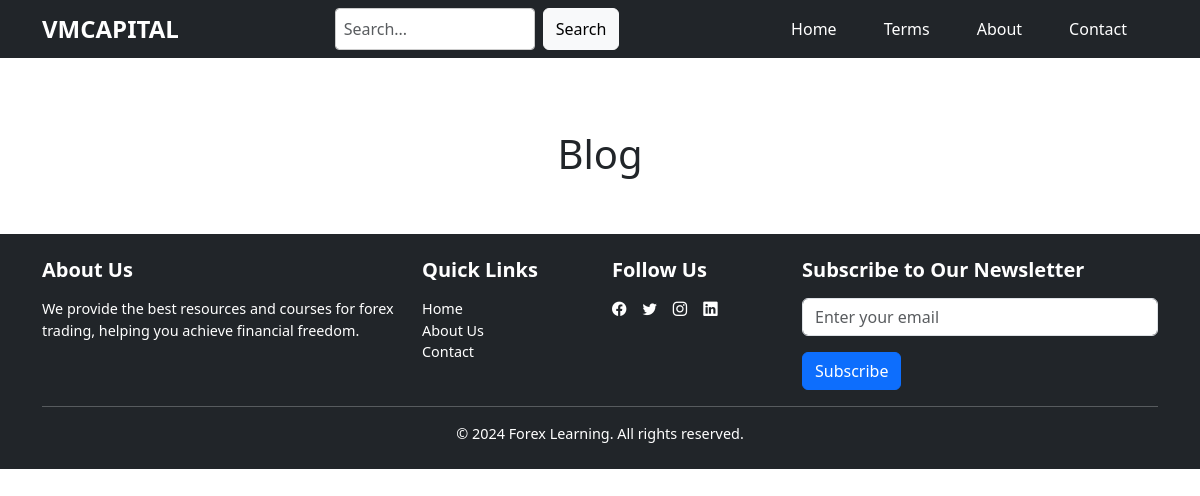
/blog/, run on an earlier commit of the app's database.
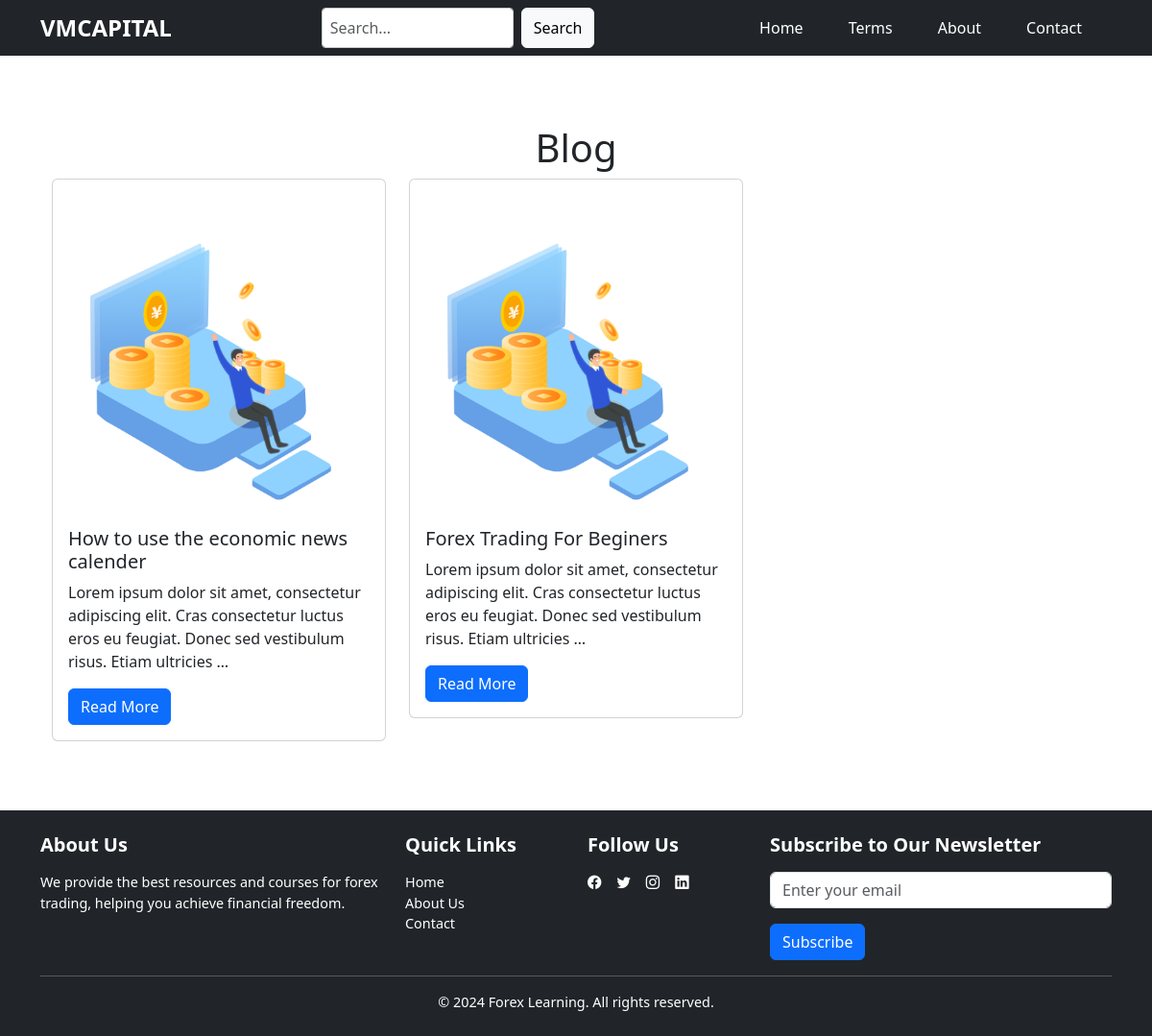
And on a later commit of the database.
### apps/blog/models.py (models this page shows, shortened)
class BlogPost(models.Model):
    title = models.CharField(max_length=255)
    slug = models.SlugField(unique=True, blank=True)
    content = models.TextField()
    author = models.CharField(max_length=100)
    created_at = models.DateTimeField(auto_now_add=True)
    updated_at = models.DateTimeField(auto_now=True)
    image = models.ImageField(upload_to='blog_images/', blank=True, null=True)

### apps/blog/views.py (the view)
# urls.py: path('', views.blog_list, name='blog_list'),
def blog_list(request):
    posts = BlogPost.objects.all().order_by('-created_at')
    return render(request, 'blog/blog_list.html', {'posts': posts})

### apps/blog/templates/blog/blog_list.html
{% extends 'base.html' %}
{% block content %}
<div class="container py-5">
    <h1 class="text-center">Blog</h1>
    <div class="row">
        {% for post in posts %}
        <div class="col-md-4 mb-4">
            <div class="card">
                {% if post.image %}
                <img src="{{ post.image.url }}" class="card-img-top" alt="{{ post.title }}">
                {% endif %}
                <div class="card-body">
                    <h5 class="card-title">{{ post.title }}</h5>
                    <p class="card-text">{{ post.content|truncatewords:20 }}</p>
                    <a href="{% url 'blog_detail' slug=post.slug %}" class="btn btn-primary">Read More</a>
                </div>
            </div>
        </div>
        {% endfor %}
    </div>
</div>
{% endblock %}

### forex/templates/base.html (shortened to what this page needs)
{% load static %}
<!DOCTYPE html>
<html lang="en">
  <head>
    <link
      href="https://cdn.jsdelivr.net/npm/bootstrap@5.3.0/dist/css/bootstrap.min.css"
      rel="stylesheet"
    />
    <link
      href="https://cdn.jsdelivr.net/npm/bootstrap-icons/font/bootstrap-icons.css"
      rel="stylesheet"
    />
    <link rel="stylesheet" href="{% static 'css/base.css' %}" />
  </head>
  <body>
    <header class="bg-dark text-white py-2">
      <div class="container d-flex align-items-center justify-content-between">
        <a href="{% url 'home' %}" class="navbar-brand text-uppercase fw-bold fs-4 text-white">
          Vmcapital
        </a>
        <div class="d-none d-lg-flex align-items-center">
          <form action="#" method="get" class="d-flex">
            <input type="text" class="form-control me-2" placeholder="Search...">
            <button class="btn btn-light" type="submit">Search</button>
          </form>
        </div>
        <nav class="d-none d-lg-block">
          <ul class="nav">
            <li class="nav-item">
              <a href="{% url 'home' %}" class="nav-link text-white">Home</a>
            </li>
            <li class="nav-item">
              <a href="{% url 'terms' %}" class="nav-link text-white">Terms</a>
            </li>
            <li class="nav-item">
              <a href="{% url 'about' %}" class="nav-link text-white">About</a>
            </li>
            <li class="nav-item">
              <a href="{% url 'contact' %}" class="nav-link text-white">Contact</a>
            </li>
          </ul>
        </nav>
      </div>
    </header>
    <main class="container mt-4">
      {% block content %}{% endblock %}
    </main>
    <footer class="bg-dark text-white py-4">
      <div class="container">
        <div class="row">
          <div class="col-md-4">
            <h5>About Us</h5>
            <p>
              We provide the best resources and courses for forex trading,
              helping you achieve financial freedom.
            </p>
          </div>
          <div class="col-md-2">
            <h5>Quick Links</h5>
            <ul class="list-unstyled">
              <li><a href="{% url 'home' %}" class="text-white text-decoration-none">Home</a></li>
              <li><a href="{% url 'about' %}" class="text-white text-decoration-none">About Us</a></li>
              <li><a href="{% url 'contact' %}" class="text-white text-decoration-none">Contact</a></li>
            </ul>
          </div>
          <div class="col-md-2">
            <h5>Follow Us</h5>
            <ul class="list-unstyled d-flex">
              <li><a href="#" class="text-white text-decoration-none me-3"><i class="bi bi-facebook"></i></a></li>
              <li><a href="#" class="text-white text-decoration-none me-3"><i class="bi bi-twitter"></i></a></li>
              <li><a href="#" class="text-white text-decoration-none me-3"><i class="bi bi-instagram"></i></a></li>
              <li><a href="#" class="text-white text-decoration-none"><i class="bi bi-linkedin"></i></a></li>
            </ul>
          </div>
          <div class="col-md-4">
            <h5>Subscribe to Our Newsletter</h5>
            <form action="#" method="post">
              <div class="mb-3">
                <input type="email" class="form-control" placeholder="Enter your email" required />
              </div>
              <button type="submit" class="btn btn-primary">Subscribe</button>
            </form>
          </div>
        </div>
        <hr class="border-light" />
        <div class="row">
          <div class="col text-center">
            <p class="mb-0">&copy; 2024 Forex Learning. All rights reserved.</p>
          </div>
        </div>
      </div>
    </footer>
  </body>
</html>

### forex/static/css/base.css (style rules this page uses)
form input[type="text"] { border-radius: 0.25rem; border: 1px solid #ccc; padding: 0.5rem; width: 200px; transition: width 0.3s ease; }
form button { background-color: #ffc107; color: #000; border: none; padding: 0.5rem 1rem; }
.nav-link { font-size: 16px; margin-right: 15px; transition: color 0.3s ease; }
footer { font-size: 0.9rem; }
footer h5 { font-weight: bold; margin-bottom: 1rem; }
footer a { color: #ffffff; transition: color 0.3s ease; }
footer ul { padding: 0; list-style: none; }
footer form input { border: none; border-radius: 0; box-shadow: none; }

What changed in the data, as far as the page shows it:
added BlogPost: image (picture), title "How to use the economic news calender", content "Lorem ipsum dolor sit amet, consectetur adipiscing elit. Cras consectetur luctus eros eu feugiat. Donec sed vestibulum risus. Etiam ultricies …"
added BlogPost: image (picture), title "Forex Trading For Beginers", content "Lorem ipsum dolor sit amet, consectetur adipiscing elit. Cras consectetur luctus eros eu feugiat. Donec sed vestibulum risus. Etiam ultricies …"
